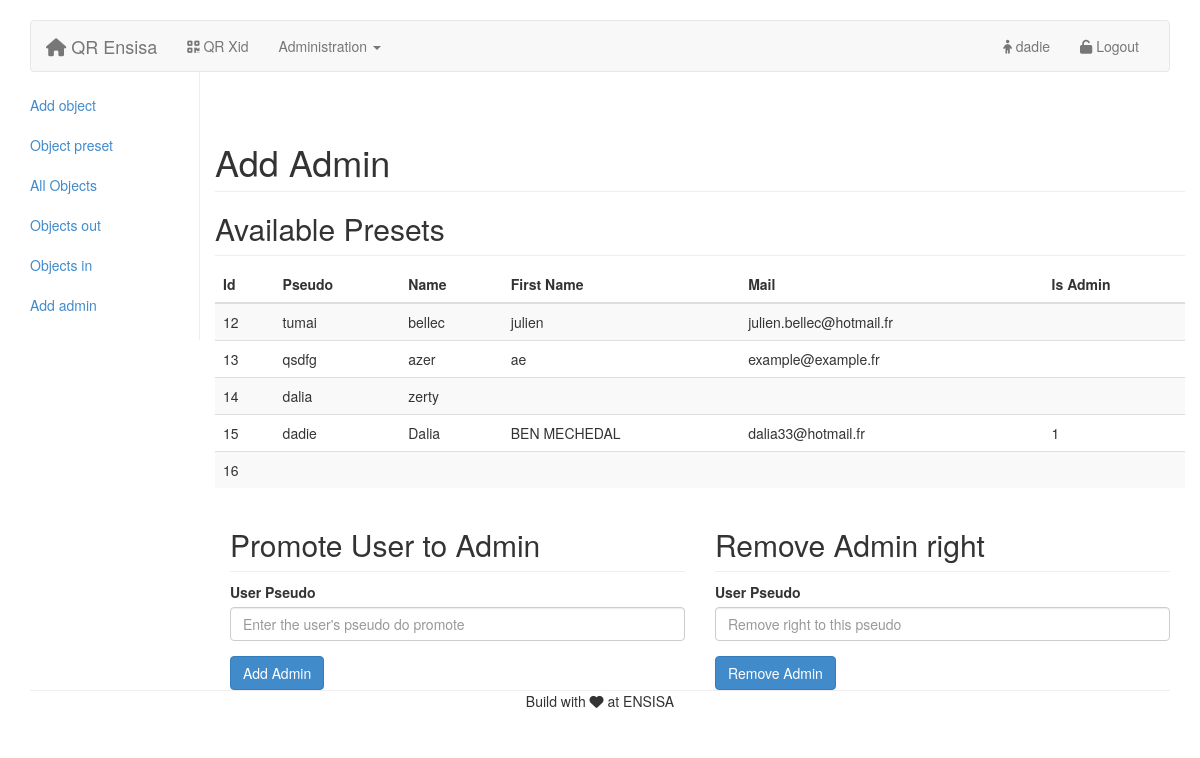
/admin.php?sec=add_admin (signed in), run on the app's committed database.
### tables this page shows
CREATE TABLE IF NOT EXISTS `user` (
  `id` int(255) NOT NULL AUTO_INCREMENT,
  `admin` tinyint(1) DEFAULT NULL,
  `name` varchar(255) NOT NULL,
  `lastname` varchar(255) NOT NULL,
  `pseudo` varchar(255) NOT NULL,
  `email` varchar(255) NOT NULL,
  `password` varchar(255) NOT NULL,
  `phone` int(11) NOT NULL,
  `adress` varchar(255) NOT NULL,
  `image` varchar(255) NOT NULL,
  `description` varchar(255) NOT NULL,
  `titre` varchar(255) NOT NULL,
  `network` varchar(255) NOT NULL,
  `promo` varchar(255) NOT NULL,
  `lienf` varchar(255) NOT NULL,
  `lient` varchar(255) NOT NULL,
  PRIMARY KEY (`id`),
  UNIQUE KEY `pseudo` (`pseudo`)
);

### includes/admin/add_admin.php (the view)
<h1 class="page-header">Add Admin</h1>
<?php include 'includes/mysql.php';
    $users = $connect->query('SELECT * FROM user'); ?>
<h2 class="sub-header">Available Presets</h2>
<div class="table-responsive">
    <table class="table table-striped">
        <thead>
            <tr>
                <th>Id</th>
                <th>Pseudo</th>
                <th>Name</th>
                <th>First Name</th>
                <th>Mail</th>
                <th>Is Admin</th>
            </tr>
        </thead>
        <tbody>
            <?php while ($fetched = $users->fetch()){?>
            <tr>
                <td><?php echo $fetched['id']; ?></td>
                <td><?php echo $fetched['pseudo']; ?></td>
                <td><?php echo $fetched['name']; ?></td>
                <td><?php echo $fetched['lastname']; ?></td>
                <td><?php echo $fetched['email']; ?></td>
                <td><?php echo $fetched['admin']; ?></td>
            </tr>
        <?php }
        $users->closeCursor();?>
        </tbody>
    </table>
</div>
<div class="col-md-6">
    <h2 class="sub-header">Promote User to Admin</h2>
    <form role="form" method="post" action="includes/admin/act_add_admin.php">
        <div class="form-group">
            <label for="userPseudo">User Pseudo</label>
            <input type="text" class="form-control" name="pseudo" placeholder="Enter the user's pseudo do promote">
        </div>
        <button type="submit" class="btn btn-primary">Add Admin</button>
    </form>
</div>
<div class="col-md-6">
    <h2 class="sub-header">Remove Admin right</h2>
    <form role="form" method="post" action="includes/admin/act_del_admin.php">
        <div class="form-group">
            <label for="userPseudo">User Pseudo</label>
            <input type="text" class="form-control" name="pseudo" placeholder="Remove right to this pseudo">
        </div>
        <button type="submit" class="btn btn-primary">Remove Admin</button>
    </form>
</div>

### css/projet.css (style rules this page uses)
form { max-width: 500px; min-width: 50px; }
body { padding-top: 20px; padding-bottom: 20px; }

### css/admin_panel.css (style rules this page uses)
.sub-header { padding-bottom: 10px; border-bottom: 1px solid #eee; }

### data on the page
user: id "12", pseudo "tumai", name "bellec", lastname "julien", email "julien.bellec@hotmail.fr"
user: id "13", pseudo "qsdfg", name "azer", lastname "ae", email "example@example.fr"
user: id "14", pseudo "dalia", name "zerty"
user: id "15", pseudo "dadie", name "Dalia", lastname "BEN MECHEDAL", email "dalia33@hotmail.fr", admin "1"
user: id "16"

### other printed values
$_SESSION['pseudo'] "dadie"
